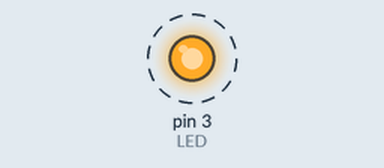
The sketch below on a simulated Arduino Uno, built with avr-gcc and run on an emulated ATmega328P. Shown: output pins drawn as LEDs (lit = HIGH). Dashed ring = blinking.

Above: at 0.5 s.
Timing chart, 0 to 4.6 s (numbered marks = the images above):
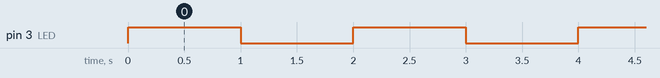

The sketch:

blink.ino
```cpp
/*
      The goal of this program is to blink the LED on and off every seoncd

      the theme is digital Output
      */


int LED = 3; // the pin that the LED is attached to

void setup() {
  // put your setup code here, to run once:
pinMode(3, OUTPUT); // sets pin 3 as an output
}

void loop() {
  // put your main code here, to run repeatedly:
digitalWrite(LED, HIGH); //turns the LED on by setting the voltage to HIGH
delay(1000);             //delays by one second
digitalWrite(LED, LOW);  //turns the LED off by setting the voltage to LOW
delay(1000);             //delays by one second
}
```

Measured:
- by itself, pin 3 (LED): alternates HIGH for 1.0 s and LOW for 1.0 s
